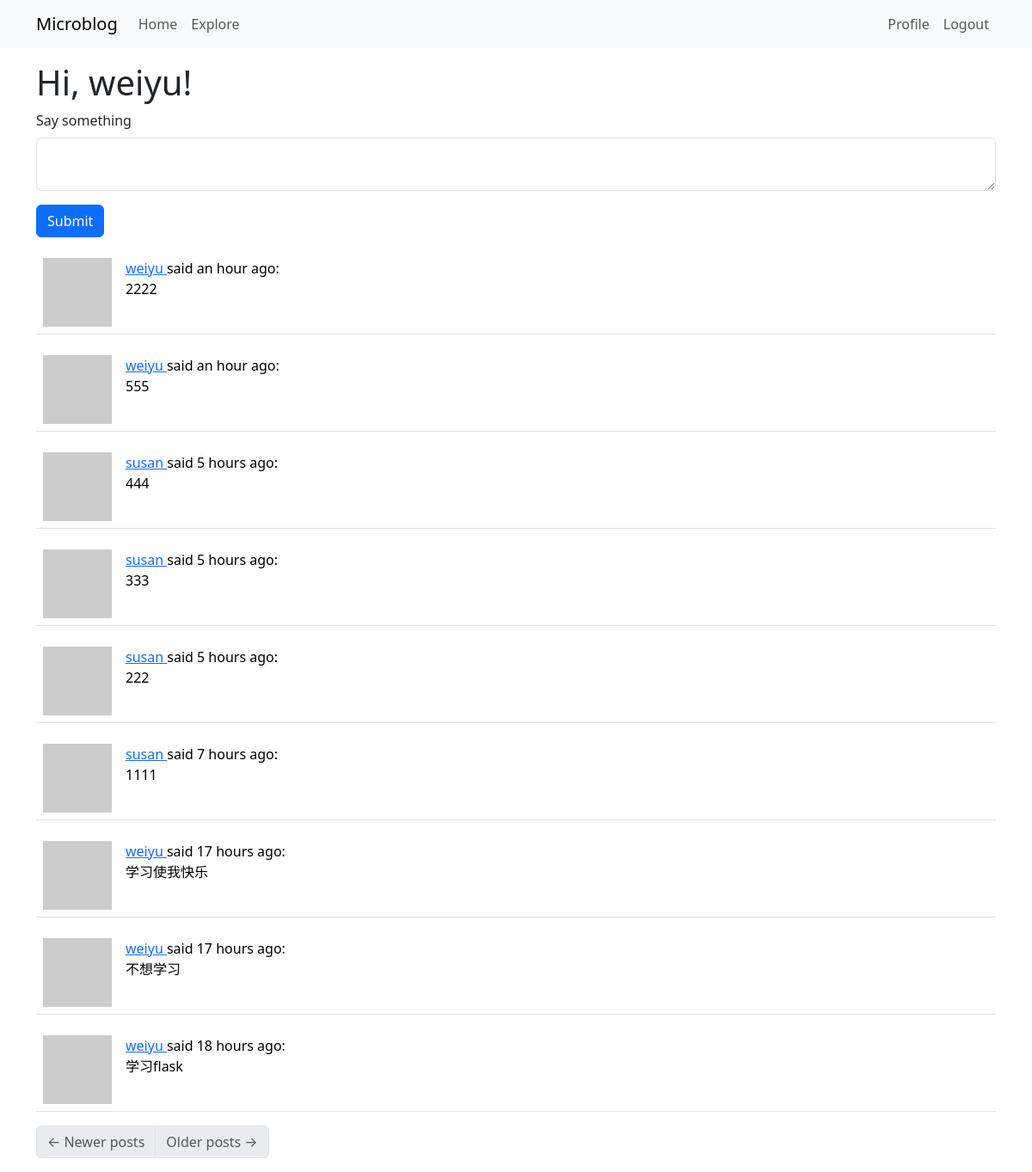
The app's page /index (signed in) with its own data.
### src/models.py (models this page shows, shortened)
class User(UserMixin, db.Model):
    id = db.Column(db.Integer,primary_key = True)
    username = db.Column(db.String(64),index=True,unique=True )
    email = db.Column(db.String(120),index=True,unique=True)
    password_hash = db.Column(db.String(128))
    posts = db.relationship('Post',backref='author',lazy='dynamic')
    about_me = db.Column(db.String(140))
    last_seen = db.Column(db.DateTime,default=datetime.utcnow)
    followed = db.relationship(
        'User', secondary=followers,
        primaryjoin=(followers.c.follower_id == id),
        secondaryjoin=(followers.c.followed_id == id),
        backref=db.backref('followers', lazy='dynamic'), lazy='dynamic')
    def avatar(self,size):
        digest = md5(self.email.lower().encode('utf-8')).hexdigest()
        return 'https://www.gravatar.com/avatar/{}?d=identicon&s={}'.format(
            digest,
            size
        )
    @login.user_loader
    def load_user(id):
        return User.query.get(int(id))

class Post(db.Model):
    id = dn=db.Column(db.Integer,primary_key=True)
    body = db.Column(db.String(140))
    timestamp = db.Column(db.DateTime,index=True,default=datetime.utcnow) #使用UTC时间
    user_id = db.Column(db.Integer,db.ForeignKey('user.id'))

### src/routes.py (the view)
@app.route('/', methods=['GET', 'POST'])
@app.route('/index', methods=['GET', 'POST'])
@login_required
def index():
    form = PostForm()
    if form.validate_on_submit():
        post = Post(body=form.post.data,author=current_user)
        db.session.add(post)
        db.session.commit()
        flash('Your post is now live!')
        return redirect(url_for('index'))  #Post/Redirect/Get 重定向向浏览器返送302响应，浏览器会重新发起get请求
    page = request.args.get('page', 1, type=int)  #可以从page查询字符串参数获得或是默认值1
    posts = Post.query.order_by(Post.timestamp.desc()).paginate(
        page=page, per_page=app.config['POSTS_PER_PAGE'], error_out=False
    )
    next_url = url_for('index', page = posts.next_num) if posts.has_next else None
    prev_url = url_for('index', page = posts.prev_num) if posts.has_prev else None
    return render_template('index.html', title = 'Home', form=form,posts = posts.items, next_url = next_url, prev_url = prev_url)

### src/forms.py
class PostForm(FlaskForm):
    post = TextAreaField('Say something', validators=[DataRequired(),Length(min=1,max=140)])
    submit = SubmitField('Submit')

### src/routes.py (called while the page is built)
@app.before_request
def before_request():
    if current_user.is_authenticated:
        current_user.last_seen = datetime.utcnow()
        db.session.commit()

### src/templates/index.html
{% extends "base.html" %}
{% import "bootstrap_wtf.html" as wtf %}
{% block content %}
    <h1>Hi, {{ current_user.username }}!</h1>
    {% if form %}
    {{ wtf.quick_form(form) }}
    {% endif %}
    {% for post in posts %}
        {% include '_post.html' %}
    {% endfor %}
    <nav aria-label="Post navigation">
        <ul class="pagination">
            <li class="page-item{% if not prev_url %} disabled{% endif %}">
                <a class="page-link" href="{{ prev_url }}">
                    <span aria-hidden="true">&larr;</span> Newer posts
                </a>
            </li>
            <li class="page-item{% if not next_url %} disabled{% endif %}">
                <a class="page-link" href="{{ next_url }}">
                    Older posts <span aria-hidden="true">&rarr;</span>
                </a>
            </li>
        </ul>
    </nav>
{% endblock %}

### src/templates/_post.html
<table class="table table-hover">
    <tr>
        <td width="70px">
            <a href="{{ url_for('user', username=post.author.username) }}">
                <img src="{{ post.author.avatar(70) }}" />
            </a>
        </td>
        <td>
            <a href="{{ url_for('user', username=post.author.username) }}">
                {{ post.author.username }}
            </a>
            said {{ moment(post.timestamp).fromNow() }}:
            <br>
            {{ post.body }}
        </td>
    </tr>
</table>

### records on screen
User: username "weiyu"
Post: author.username "weiyu", timestamp "an hour ago", body "2222"
Post: author.username "weiyu", timestamp "an hour ago", body "555"
Post: author.username "susan", timestamp "5 hours ago", body "444"
Post: author.username "susan", timestamp "5 hours ago", body "333"
Post: author.username "susan", timestamp "5 hours ago", body "222"
Post: author.username "susan", timestamp "7 hours ago", body "1111"
Post: author.username "weiyu", timestamp "17 hours ago", body "学习使我快乐"
Post: author.username "weiyu", timestamp "17 hours ago", body "不想学习"
Post: author.username "weiyu", timestamp "18 hours ago", body "学习flask"

### other values on screen
{{ field.label(class='form-label') }} "Say something"
